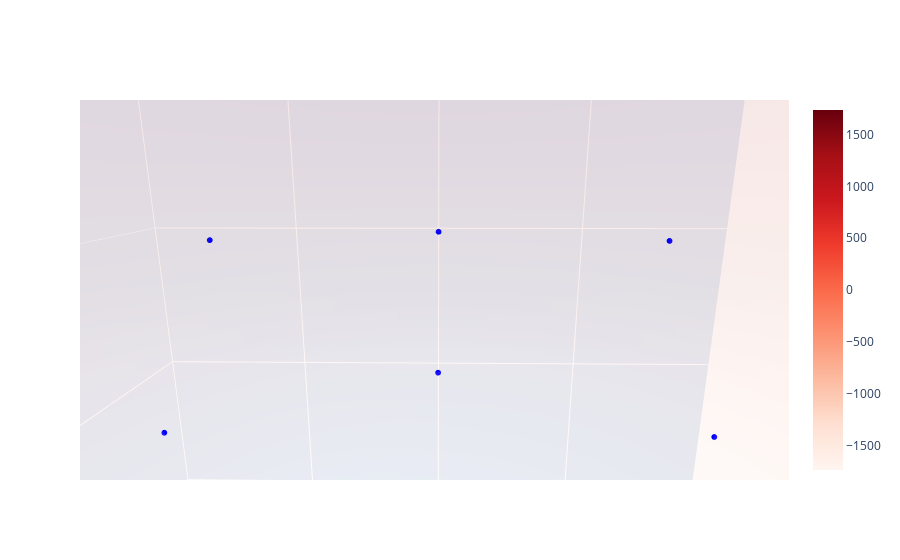

Here is the notebook cell this chart was saved with:
### Code cell
import plotly.graph_objects as go

# Plot points onto sphere
scatter = go.Scatter3d(x=x, y=y, z=z, mode='markers', marker=dict(size=2, color='blue'))

# Drawing the surface of the sphere
u = np.linspace(0, 2 * np.pi, 100)
v = np.linspace(0, np.pi, 50)
x_sphere = r * np.outer(np.cos(u), np.sin(v))
y_sphere = r * np.outer(np.sin(u), np.sin(v))
z_sphere = r * np.outer(np.ones(np.size(u)), np.cos(v))

surface = go.Surface(x=x_sphere, y=y_sphere, z=z_sphere, opacity=0.1, colorscale='reds')
axlim = 2000
fig = go.Figure(data=[scatter, surface])
fig.update_layout(scene=dict(
                    xaxis = dict(nticks=4, range=[-axlim,axlim],),
                    yaxis = dict(nticks=4, range=[-axlim,axlim],),
                    zaxis = dict(nticks=4, range=[-axlim,axlim],),
                    xaxis_title='X',
                    yaxis_title='Y',
                    zaxis_title='Z'))
fig.show()

### Figure 1 — Plotly figure (JSON) as saved in the notebook; plotly's stock layout.template omitted (floating-point values rounded to 4 significant figures; data arrays with more than 128 entries replaced by an {"elided": "..."} marker saying what was removed)
{"data": [{"marker": {"color": "blue", "size": 2}, "mode": "markers", "type": "scatter3d", "x": [-734.5, -367.3, 367.3, 734.5, 367.3, -367.3, -1505.0, -1064.0, 9.216e-14, 1064.0, 1505.0, 1064.0, 9.216e-14, -1064.0, -1738, -1229.0, 1.064e-13, 1229.0, 1738, 1229.0, 1.064e-13, -1229.0, -1505.0, -752.6, 752.6, 1505.0, 752.6, -752.6, 1738], "y": [-8.995e-14, -636.1, -636.1, 0, 636.1, 636.1, -1.843e-13, -1064.0, -1505.0, -1064.0, 0, 1064.0, 1505.0, 1064.0, -2.128e-13, -1229.0, -1738, -1229.0, 0, 1229.0, 1738, 1229.0, -1.843e-13, -1304.0, -1304.0, 0, 1304.0, 1304.0, 0], "z": [1575.0, 1575.0, 1575.0, 1575.0, 1575.0, 1575.0, 869.0, 869.0, 869.0, 869.0, 869.0, 869.0, 869.0, 869.0, 0, 0, 0, 0, 0, 0, 0, 0, -869.0, -869.0, -869.0, -869.0, -869.0, -869.0, 0]}, {"colorscale": [[0, "rgb(255,245,240)"], [0.125, "rgb(254,224,210)"], [0.25, "rgb(252,187,161)"], [0.375, "rgb(252,146,114)"], [0.5, "rgb(251,106,74)"], [0.625, "rgb(239,59,44)"], [0.75, "rgb(203,24,29)"], [0.875, "rgb(165,15,21)"], [1, "rgb(103,0,13)"]], "opacity": 0.1, "type": "surface", "x": {"elided": "100x50 float values"}, "y": {"elided": "100x50 float values"}, "z": {"elided": "100x50 float values"}}], "layout": {"autosize": true, "scene": {"aspectmode": "auto", "aspectratio": {"x": 1.0, "y": 1.0, "z": 1.0}, "camera": {"center": {"x": 0, "y": 0, "z": 0}, "eye": {"x": 0.3057, "y": 0.004504, "z": 0.0675}, "projection": {"type": "perspective"}, "up": {"x": 0, "y": 0, "z": 1}}, "xaxis": {"nticks": 4, "range": [-2000, 2000], "title": {"text": "X"}, "type": "linear"}, "yaxis": {"nticks": 4, "range": [-2000, 2000], "title": {"text": "Y"}, "type": "linear"}, "zaxis": {"nticks": 4, "range": [-2000, 2000], "title": {"text": "Z"}, "type": "linear"}}}}
